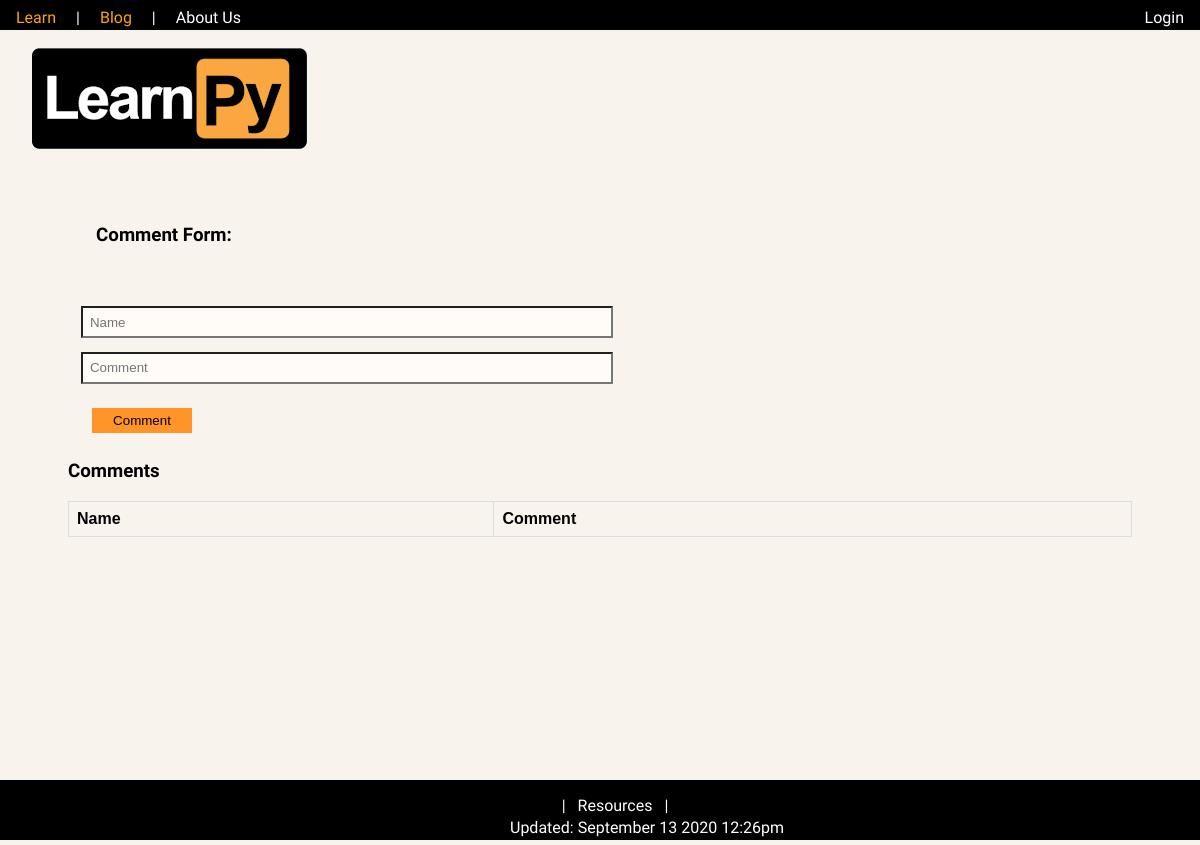
Before: /assets/pages/blog.php with the older database file.
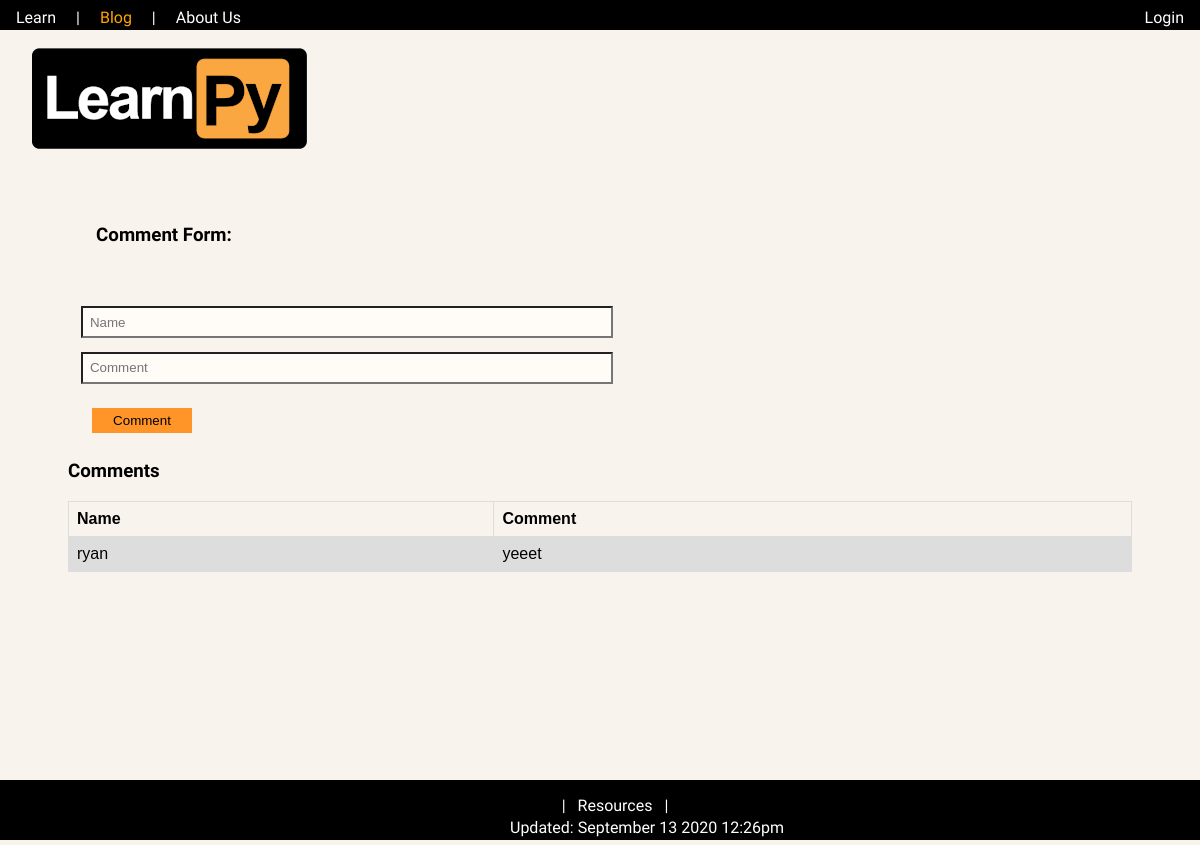
After: the same page with the newer database file.
### tables this page shows
CREATE TABLE `python_comments` (
  `id` int(100) unsigned NOT NULL AUTO_INCREMENT,
  `name` varchar(40) NOT NULL,
  `date` timestamp NOT NULL DEFAULT CURRENT_TIMESTAMP,
  `comment` longtext,
  PRIMARY KEY (`id`)
);

### assets/pages/blog.php (the view, shortened to what this page needs)
<?php
$path = './';
require $path . '../../dbconnect.inc';
if ($mysqli) {
	$sql = "SELECT * FROM python_comments";
	$res = $mysqli->query($sql);
	if ($res) {
		while ($rowHolder = mysqli_fetch_array($res, MYSQLI_ASSOC)) {
			$records[] = $rowHolder;
		}
	}
}
?>
<!DOCTYPE html>
<html lang="en">
<head>
</head>
<body>
	<div class="content">
		<?php
		$path = './';
		include $path . '../inc/header3.php';
		?>
		<div id="content">
			<div id="formContainer">
				<form name="blogForm" action="<?php echo $_SERVER['PHP_SELF']; ?>" methon="POST" class="form" onsubmit="return validateForm();">
					<h3>Comment Form:</h3>
					<div id="alerts">
					</div>
					<input type="text" id="name" name="name" placeholder="Name">
					<input type="text" id="comment" name="comment" placeholder="Comment">
					<div id="formButton">
						<input class="button" type="submit" value="Comment" />
					</div>
				</form>
			</div>
			<div id="commentBox">
				<div class="FormHeader">
					<h3>Comments</h3>
				</div>
				<table>
					<tr>
						<th>Name</th>
						<th>Comment</th>
					</tr>
					<?php
					if (mysqli_num_rows($res) > 0) {
						foreach ($records as $rowHolder) {
							echo "<tr>";
							echo "<td>" . $rowHolder['name'] . "</td>";
							echo "<td>" . $rowHolder['comment'] . "</td>";
							echo "</tr>";
						}
					}
					?>
				</table>
			</div>
		</div>
	</div>
	<?php
	$path = './';
	include $path . '../inc/footer.php';
	?>

### assets/inc/header3.php (shortened to what this page needs)
<link rel="stylesheet" type="text/css" href="../css/template.css" />
<div id="header">
    <div id="leftLinks">
        <a href="../pages/learn.php" id="learn">Learn</a>
        |
        <a href="../pages/blog.php" id="blog">Blog</a>
        |
        <a href="../pages/about.php" id="about">About Us</a>
    </div>
    <div id="rightLinks">
        <?php
        if (isset($_SESSION["loggedin"]) && ($_SESSION["loggedin"] == true)) {
            echo "Hi " . $_SESSION["name"] . "! |";
            if (strcmp($_SESSION["role"], "Instructor") == 0) {
                echo "<a href=\"../php/instructor.php\">View Scores</a>|";
            } else {
                if ($_SESSION["quiz"] == true) {
                    echo "<a href=\"../php/results.php\">View Your Scores</a>|";
                }
            }
            echo "<a href=\"../php/logout.php\">Logout</a>";
        } else {
            echo "<a href=\"../php/login.php\">Login</a>";
        }
        ?>
    </div>
</div>
<div id="header2">
    <a href="../pages/home.php" id="logo">
        <img id="desktop" src="../images/black_h_lpy.png" alt="Logo">
    </a>
</div>

### assets/inc/footer.php
<footer class="footer">
		<div id="footerLinks">
			<a href="">&nbsp&nbsp&nbsp&nbsp&nbsp&nbsp&nbsp&nbsp&nbsp|&nbsp&nbsp&nbspResources&nbsp&nbsp&nbsp|</a><br>
			<div id="modified">
				<?php
				$filename='./../inc/footer.php';
				if(file_exists($filename)){
					echo " Updated: " . date ("F d Y h:ia", filemtime($filename));
				}
				?>
			</div>
		</div>
	</footer>

### assets/css/template.css (style rules this page uses)
html, body { height: 100%; margin: 0; font-family: 'Josefin Sans', sans-serif; background-color:#f9f3ed; }
.content { padding: 20px; min-height: 100%; margin: 0 auto -60px; }
.footer, .push { height: 60px; }
#header { background-color:black; color:white; height:30px; position:absolute; top:0px; left:0px; width:100%; display:inline; }
#header a { color:white; padding:1em; display:inline; text-decoration:none; transition: color 0.2s ease; }
#header a:link { color:white; }
#leftLinks { padding-top:.5em; padding-bottom:.25em; float:left; }
#rightLinks { padding-top:.5em; padding-bottom:.25em; float:right; }
#header2 { color:gray; top:2em; left:0px; width:100%; position:absolute; }
#header2 img { margin-left:2em; margin-top:1em; }
#header2 a { text-decoration:none; transition: color 0.3s ease; }
#header2 a:link { color:gray; }
#content { margin-right:2em; margin-left:2em; margin-top:10em; padding:1em; }
footer { background-color:black; width:100%; color:white; height:10px; display:block; bottom: 0px; }
#footerLinks { padding-top:1em; padding-bottom:.5em; float:center; left:42.5%; position:absolute; }
footer a { color:white; padding:1em; display:inline; text-decoration:none; transition: color 0.2s ease; }
footer a:link { color:white; }
#modified { margin-top: 3px; }

### assets/pages/blog.php (style rules this page uses)
table { font-family: arial, sans-serif; border-collapse: collapse; width: 100%; }
td, th { border: 1px solid #dddddd; text-align: left; padding: 8px; }
tr:nth-child(even) { background-color: #dddddd; }
input[type=text] { width: 50%; padding: .5em; box-sizing: border-box; background-color: #fffbf7; }
input[type=submit] { background-color: #ff9429; padding: .3em; text-decoration: none; margin: .1em, .1em; cursor: pointer; width: 100px; height: 25px; border: none; }
.form>* { display: block; padding: .5em; margin: 1em; }

Changed rows visible on the page:
added python_comments: name "ryan", comment "yeeet"
